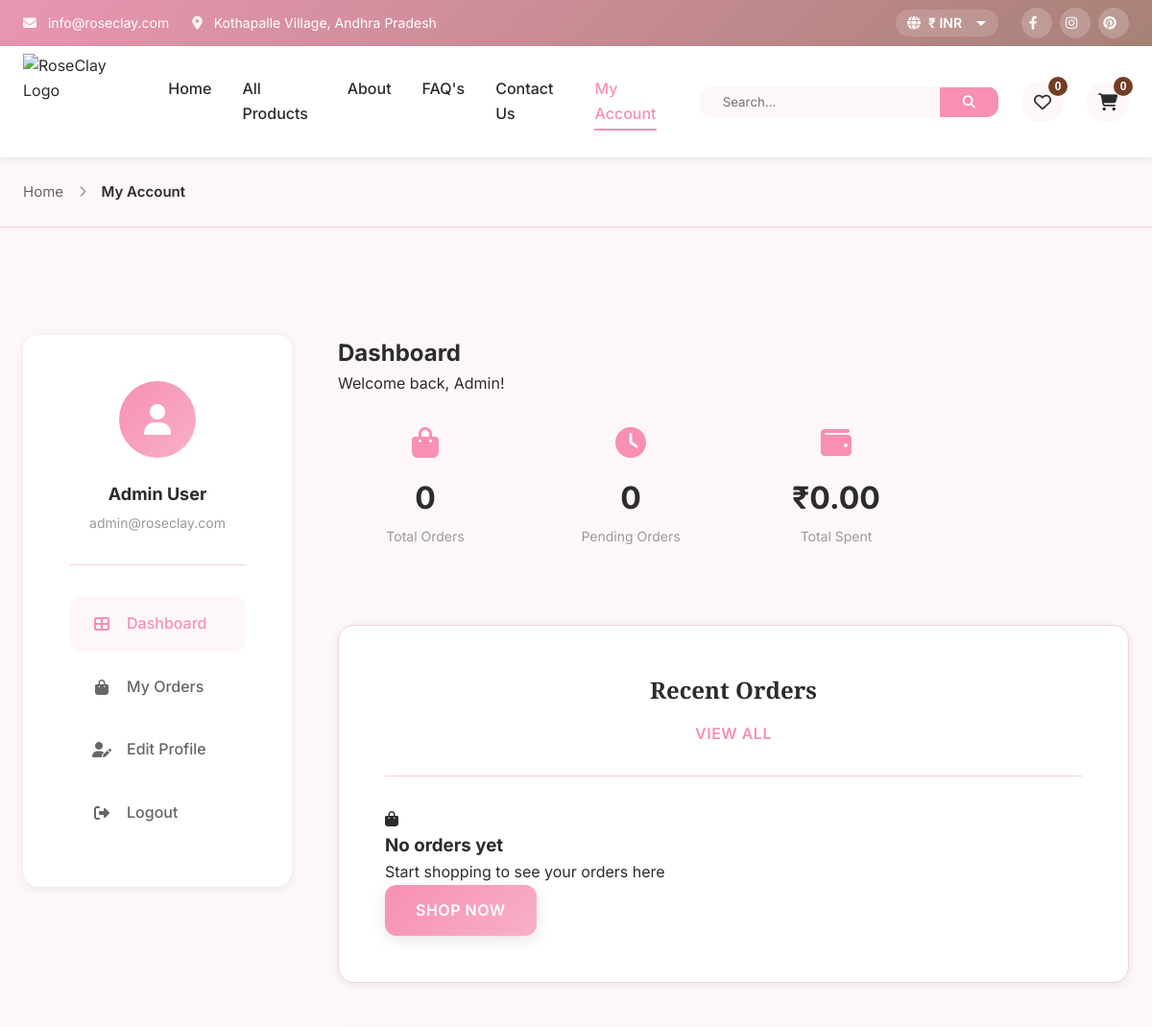
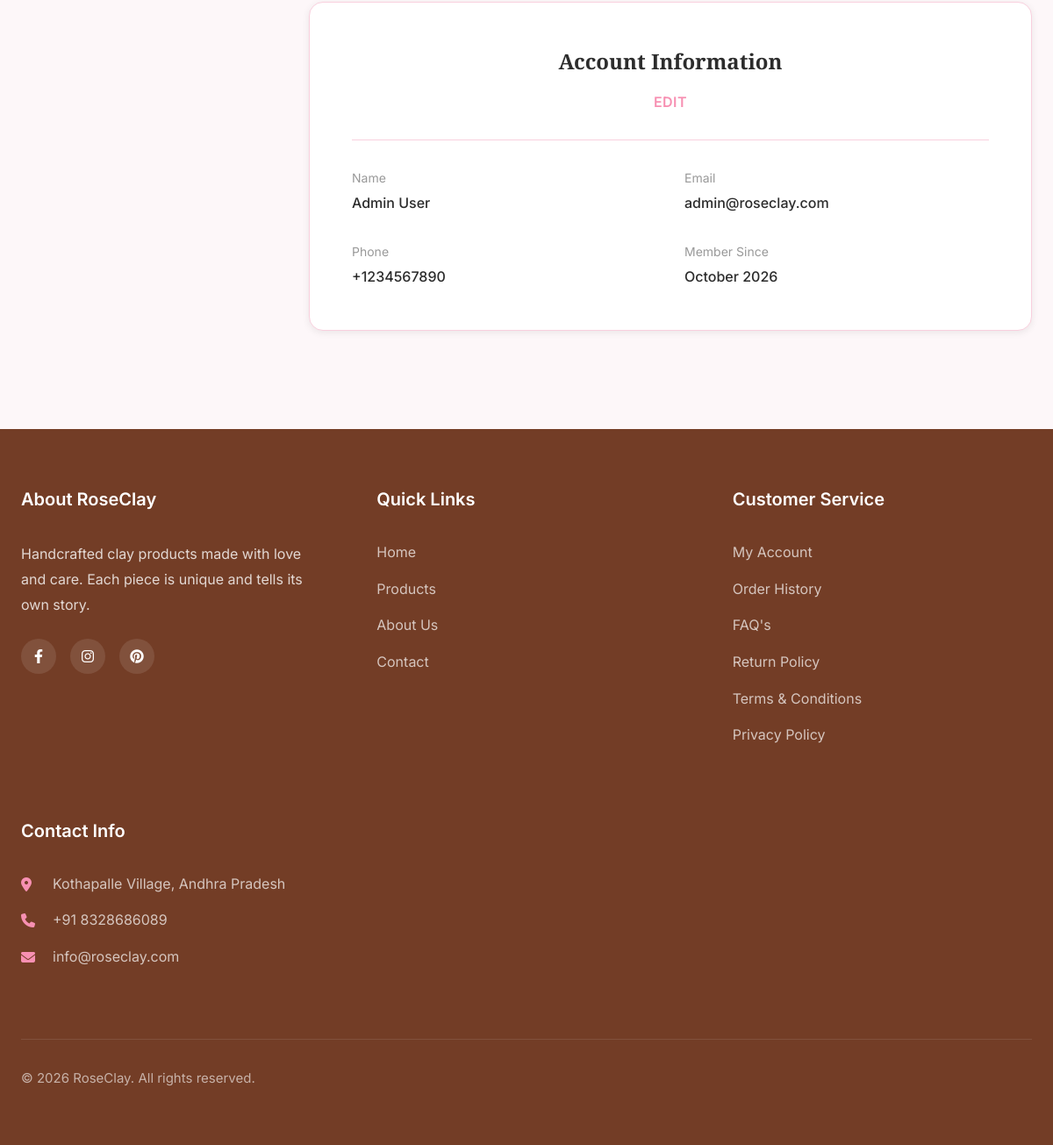
Page /my-account.php (signed in) on the committed database (2 pictures, top to bottom).
### tables this page shows
CREATE TABLE users (
    id INT AUTO_INCREMENT PRIMARY KEY,
    first_name VARCHAR(100) NOT NULL,
    last_name VARCHAR(100) NOT NULL,
    email VARCHAR(255) UNIQUE NOT NULL,
    phone VARCHAR(20),
    password VARCHAR(255) NOT NULL,
    date_of_birth DATE,
    is_admin TINYINT(1) DEFAULT 0,
    created_at TIMESTAMP DEFAULT CURRENT_TIMESTAMP,
    updated_at TIMESTAMP DEFAULT CURRENT_TIMESTAMP ON UPDATE CURRENT_TIMESTAMP,
    INDEX idx_email (email)
);

### config.php (called while the page is built, shortened)
<?php
function formatPrice($price, $currency = 'INR')
{
    if ($currency == 'INR') {
        return '₹' . number_format($price, 2);
    }
    return '$' . number_format($price / USD_TO_INR_RATE, 2);
}

### my-account.php (the view, shortened to what this page needs)
<?php
require_once 'config.php';
$user_id = $_SESSION['user_id'];
$user = $conn->query("SELECT * FROM users WHERE id = $user_id")->fetch_assoc();
$total_orders = $conn->query("SELECT COUNT(*) as count FROM orders WHERE user_id = $user_id")->fetch_assoc()['count'];
$pending_orders = $conn->query("SELECT COUNT(*) as count FROM orders WHERE user_id = $user_id AND status = 'pending'")->fetch_assoc()['count'];
$total_spent = $conn->query("SELECT SUM(total) as total FROM orders WHERE user_id = $user_id AND status != 'cancelled'")->fetch_assoc()['total'] ?? 0;
$recent_orders = $conn->query("SELECT * FROM orders WHERE user_id = $user_id ORDER BY created_at DESC LIMIT 5");
?>
<!DOCTYPE html>
<html lang="en">
<head>
    <?php include 'includes/head.php'; ?>
</head>
<body>
    <?php include 'includes/header.php'; ?>
    <div class="breadcrumb">
        <div class="container">
            <a href="index.php">Home</a>
            <i class="fas fa-chevron-right"></i>
            <span>My Account</span>
        </div>
    </div>
    <section class="account-section">
        <div class="container">
            <div class="account-layout">
                <aside class="account-sidebar">
                    <div class="account-user">
                        <div class="account-avatar">
                            <i class="fas fa-user"></i>
                        </div>
                        <h3><?php echo $user['first_name'] . ' ' . $user['last_name']; ?></h3>
                        <p><?php echo $user['email']; ?></p>
                    </div>
                    <nav class="account-nav">
                        <a href="my-account.php" class="active">
                            <i class="fas fa-th-large"></i> Dashboard
                        </a>
                        <a href="my-orders.php">
                            <i class="fas fa-shopping-bag"></i> My Orders
                        </a>
                        <a href="my-profile.php">
                            <i class="fas fa-user-edit"></i> Edit Profile
                        </a>
                        <a href="logout.php">
                            <i class="fas fa-sign-out-alt"></i> Logout
                        </a>
                    </nav>
                </aside>
                <div class="account-main">
                    <h1>Dashboard</h1>
                    <p>Welcome back, <?php echo $user['first_name']; ?>!</p>
                    <div class="stats-grid">
                        <div class="stat-card">
                            <div class="stat-icon">
                                <i class="fas fa-shopping-bag"></i>
                            </div>
                            <div class="stat-info">
                                <h3><?php echo $total_orders; ?></h3>
                                <p>Total Orders</p>
                            </div>
                        </div>
                        <div class="stat-card">
                            <div class="stat-icon">
                                <i class="fas fa-clock"></i>
                            </div>
                            <div class="stat-info">
                                <h3><?php echo $pending_orders; ?></h3>
                                <p>Pending Orders</p>
                            </div>
                        </div>
                        <div class="stat-card">
                            <div class="stat-icon">
                                <i class="fas fa-wallet"></i>
                            </div>
                            <div class="stat-info">
                                <h3><?php echo formatPrice($total_spent); ?></h3>
                                <p>Total Spent</p>
                            </div>
                        </div>
                    </div>
                    <div class="account-section-box">
                        <div class="section-header">
                            <h2>Recent Orders</h2>
                            <a href="my-orders.php" class="btn btn-secondary">View All</a>
                        </div>
                        <?php if ($recent_orders->num_rows > 0): ?>
                        <div class="orders-table">
                            <table>
                                <thead>
                                    <tr>
                                        <th>Order #</th>
                                        <th>Date</th>
                                        <th>Total</th>
                                        <th>Status</th>
                                        <th>Action</th>
                                    </tr>
                                </thead>
                                <tbody>
                                    <?php while($order = $recent_orders->fetch_assoc()): ?>
                                    <tr>
                                        <td><strong><?php echo $order['order_number']; ?></strong></td>
                                        <td><?php echo date('M d, Y', strtotime($order['created_at'])); ?></td>
                                        <td><?php echo formatPrice($order['total']); ?></td>
                                        <td>
                                            <?php
                                            $badge_class = 'info';
                                            if ($order['status'] == 'delivered') $badge_class = 'success';
                                            elseif ($order['status'] == 'cancelled') $badge_class = 'danger';
                                            elseif ($order['status'] == 'pending') $badge_class = 'warning';
                                            ?>
                                            <span class="badge badge-<?php echo $badge_class; ?>">
                                                <?php echo ucfirst($order['status']); ?>
                                            </span>
                                        </td>
                                        <td>
                                            <a href="my-orders.php" class="btn btn-sm btn-secondary">View</a>
                                        </td>
                                    </tr>
                                    <?php endwhile; ?>
                                </tbody>
                            </table>
                        </div>
                        <?php else: ?>
                        <div class="empty-state">
                            <i class="fas fa-shopping-bag"></i>
                            <h3>No orders yet</h3>
                            <p>Start shopping to see your orders here</p>
                            <a href="products.php" class="btn btn-primary">Shop Now</a>
                        </div>
                        <?php endif; ?>
                    </div>
                    <div class="account-section-box">
                        <div class="section-header">
                            <h2>Account Information</h2>
                            <a href="my-profile.php" class="btn btn-secondary">Edit</a>
                        </div>
                        <div class="info-grid">
                            <div class="info-item">
                                <label>Name</label>
                                <p><?php echo $user['first_name'] . ' ' . $user['last_name']; ?></p>
                            </div>
                            <div class="info-item">
                                <label>Email</label>
                                <p><?php echo $user['email']; ?></p>
                            </div>
                            <div class="info-item">
                                <label>Phone</label>
                                <p><?php echo $user['phone'] ?? 'Not provided'; ?></p>
                            </div>
                            <div class="info-item">
                                <label>Member Since</label>
                                <p><?php echo date('F Y', strtotime($user['created_at'])); ?></p>
                            </div>
                        </div>
                    </div>
                </div>
            </div>
        </div>
    </section>
    <?php include 'includes/footer.php'; ?>
</body>
</html>

### pages-styles.css (style rules this page uses)
.account-section { padding: var(--spacing-xxl) 0; background: var(--bg-light); min-height: calc(100vh - 400px); }
.account-layout { display: grid; grid-template-columns: 280px 1fr; gap: var(--spacing-xl); margin-top: var(--spacing-xl); }
.account-sidebar { background: var(--bg-white); padding: var(--spacing-xl); border-radius: var(--radius-xl); box-shadow: var(--shadow-sm); height: fit-content; position: sticky; top: 100px; }
.account-user { text-align: center; padding-bottom: var(--spacing-lg); border-bottom: 1px solid var(--border-color); margin-bottom: var(--spacing-lg); }
.account-avatar { width: 80px; height: 80px; border-radius: 50%; background: var(--gradient-primary); display: flex; align-items: center; justify-content: center; margin: 0 auto var(--spacing-md); font-size: 2rem; color: var(--bg-white); font-weight: 700; }
.account-user h3 { font-size: 1.125rem; margin-bottom: 0.25rem; color: var(--text-dark); }
.account-user p { font-size: 0.875rem; color: var(--text-muted); }
.account-nav { display: flex; flex-direction: column; gap: var(--spacing-xs); }
.account-nav a { display: flex; align-items: center; gap: var(--spacing-sm); padding: var(--spacing-sm) var(--spacing-md); border-radius: var(--radius-lg); color: var(--text-light); font-weight: 500; transition: var(--transition-base); text-decoration: none; }
.account-nav a:hover, .account-nav a.active { background: var(--bg-light); color: var(--primary-color); }
.account-nav i { width: 20px; text-align: center; }
.stats-grid { display: grid; grid-template-columns: repeat(4, 1fr); gap: var(--spacing-lg); margin-bottom: var(--spacing-xl); }
.stat-card { background: var(--bg-light); padding: var(--spacing-lg); border-radius: var(--radius-lg); text-align: center; }
.stat-card i { font-size: 2rem; color: var(--primary-color); margin-bottom: var(--spacing-sm); }
.stat-card h3 { font-size: 2rem; font-weight: 700; color: var(--text-dark); margin-bottom: 0.25rem; }
.stat-card p { font-size: 0.875rem; color: var(--text-muted); }
.account-section-box { background: var(--bg-white); padding: var(--spacing-xl); border-radius: var(--radius-xl); box-shadow: var(--shadow-sm); margin-bottom: var(--spacing-xl); border: 1px solid var(--border-color); }
.section-header { display: flex; justify-content: space-between; align-items: center; margin-bottom: var(--spacing-lg); padding-bottom: var(--spacing-sm); border-bottom: 1px solid var(--border-color); }
.section-header h2 { font-size: 1.5rem; color: var(--text-dark); margin: 0; font-family: var(--font-display); }
.info-grid { display: grid; grid-template-columns: repeat(2, 1fr); gap: var(--spacing-lg); }
.info-item label { display: block; font-size: 0.875rem; color: var(--text-muted); margin-bottom: 0.25rem; }
.info-item p { font-weight: 500; color: var(--text-dark); font-size: 1rem; }

### rows in the picture
users: first_name "Admin", last_name "User", email "admin@roseclay.com", phone "+1234567890", created_at "October 2026"

### other values in the picture
$total_orders "0"
$pending_orders "0"
formatPrice($total_spent) "₹0.00"
